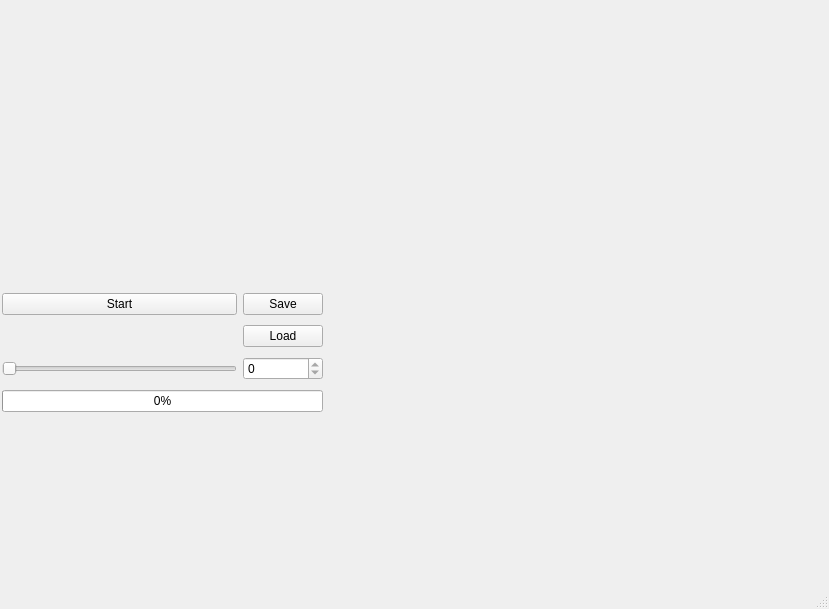
<?xml version="1.0" encoding="UTF-8"?>
<ui version="4.0">
 <class>MainWindow</class>
 <widget class="QMainWindow" name="MainWindow">
  <property name="geometry">
   <rect>
    <x>0</x>
    <y>0</y>
    <width>829</width>
    <height>609</height>
   </rect>
  </property>
  <property name="windowTitle">
   <string>MainWindow</string>
  </property>
  <widget class="QWidget" name="centralwidget">
   <widget class="QWidget" name="output_beam" native="true">
    <property name="geometry">
     <rect>
      <x>0</x>
      <y>0</y>
      <width>331</width>
      <height>271</height>
     </rect>
    </property>
   </widget>
   <widget class="QWidget" name="output_plot" native="true">
    <property name="geometry">
     <rect>
      <x>330</x>
      <y>0</y>
      <width>491</width>
      <height>551</height>
     </rect>
    </property>
   </widget>
   <widget class="QWidget" name="gridLayoutWidget">
    <property name="geometry">
     <rect>
      <x>2</x>
      <y>289</y>
      <width>321</width>
      <height>127</height>
     </rect>
    </property>
    <layout class="QGridLayout" name="gridLayout">
     <item row="0" column="0">
      <widget class="QPushButton" name="btn_start">
       <property name="text">
        <string>Start</string>
       </property>
      </widget>
     </item>
     <item row="2" column="1">
      <widget class="QSpinBox" name="spin_sample">
       <property name="enabled">
        <bool>true</bool>
       </property>
       <property name="minimum">
        <number>0</number>
       </property>
       <property name="maximum">
        <number>0</number>
       </property>
      </widget>
     </item>
     <item row="0" column="1">
      <widget class="QPushButton" name="btn_save">
       <property name="text">
        <string>Save</string>
       </property>
      </widget>
     </item>
     <item row="2" column="0">
      <widget class="QSlider" name="slider_sample">
       <property name="maximum">
        <number>0</number>
       </property>
       <property name="orientation">
        <enum>Qt::Horizontal</enum>
       </property>
      </widget>
     </item>
     <item row="3" column="0" colspan="2">
      <widget class="QProgressBar" name="progress_bar">
       <property name="value">
        <number>0</number>
       </property>
      </widget>
     </item>
     <item row="1" column="1">
      <widget class="QPushButton" name="btn_load">
       <property name="text">
        <string>Load</string>
       </property>
      </widget>
     </item>
     <item row="1" column="0">
      <spacer name="horizontalSpacer">
       <property name="orientation">
        <enum>Qt::Horizontal</enum>
       </property>
       <property name="sizeHint" stdset="0">
        <size>
         <width>40</width>
         <height>20</height>
        </size>
       </property>
      </spacer>
     </item>
    </layout>
   </widget>
  </widget>
  <widget class="QMenuBar" name="menubar">
   <property name="geometry">
    <rect>
     <x>0</x>
     <y>0</y>
     <width>829</width>
     <height>22</height>
    </rect>
   </property>
  </widget>
  <widget class="QStatusBar" name="statusbar"/>
 </widget>
 <resources/>
 <connections>
  <connection>
   <sender>slider_sample</sender>
   <signal>valueChanged(int)</signal>
   <receiver>spin_sample</receiver>
   <slot>setValue(int)</slot>
   <hints>
    <hint type="sourcelabel">
     <x>89</x>
     <y>369</y>
    </hint>
    <hint type="destinationlabel">
     <x>90</x>
     <y>394</y>
    </hint>
   </hints>
  </connection>
  <connection>
   <sender>spin_sample</sender>
   <signal>valueChanged(int)</signal>
   <receiver>slider_sample</receiver>
   <slot>setValue(int)</slot>
   <hints>
    <hint type="sourcelabel">
     <x>90</x>
     <y>394</y>
    </hint>
    <hint type="destinationlabel">
     <x>89</x>
     <y>369</y>
    </hint>
   </hints>
  </connection>
 </connections>
</ui>
